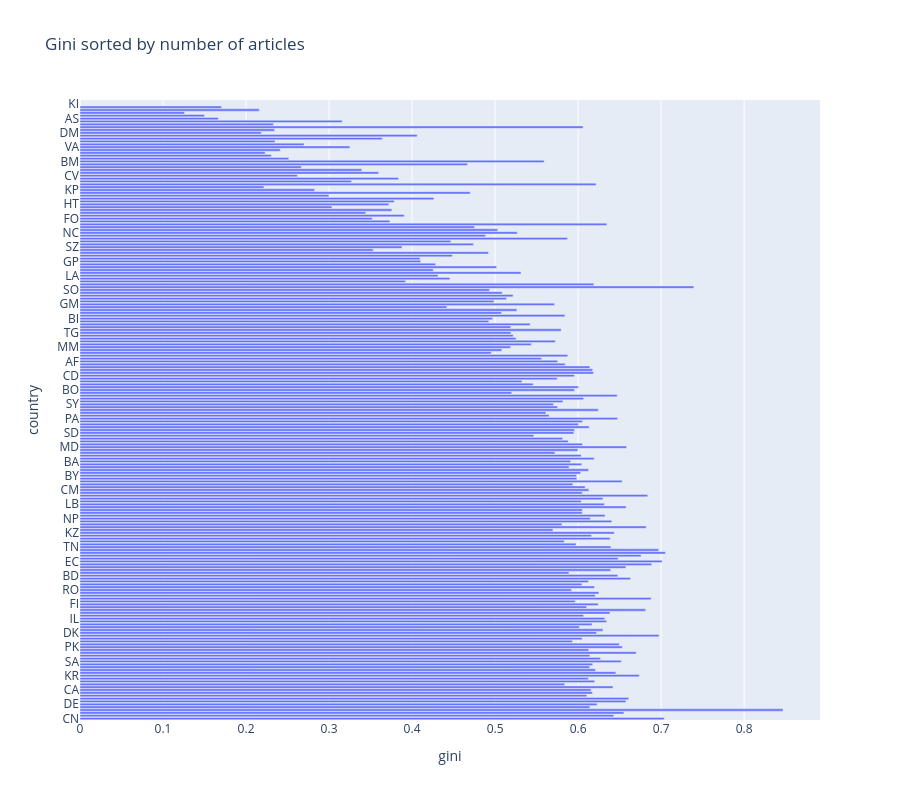

The notebook cell this image was saved under:
### Code cell
fig = px.bar(df_country_stats.reset_index(),
             x="gini",
             y="country",
             title="Gini sorted by number of articles",
             # color="region",
             category_orders={"country": df_plot["country"].tolist()})
fig.update_layout(height=800)

### Figure 1 — Plotly figure (JSON) as saved in the notebook; plotly's stock layout.template omitted (floating-point values rounded to 4 significant figures; data arrays with more than 128 entries replaced by an {"elided": "..."} marker saying what was removed)
{"data": [{"hovertemplate": "gini=%{x}<br>country=%{y}<extra></extra>", "legendgroup": "", "marker": {"color": "#636efa", "pattern": {"shape": ""}}, "name": "", "orientation": "h", "showlegend": false, "textposition": "auto", "type": "bar", "x": {"elided": "217 float values"}, "xaxis": "x", "y": {"elided": "217 str values"}, "yaxis": "y"}], "layout": {"barmode": "relative", "height": 800, "legend": {"tracegroupgap": 0}, "title": {"text": "Gini sorted by number of articles"}, "xaxis": {"anchor": "y", "domain": [0, 1], "title": {"text": "gini"}}, "yaxis": {"anchor": "x", "categoryarray": {"elided": "217 str values"}, "categoryorder": "array", "domain": [0, 1], "title": {"text": "country"}}}}
